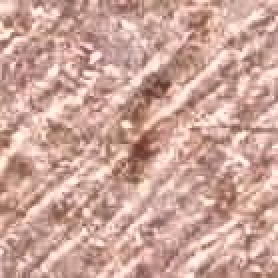
#> input picture my/clahe_opencv/Canny/images/1.jpg, 139 x 139 px (shown 2 times larger); its folder holds only this picture in this run
$ python scan.py --image images/1.jpg   (older library calls are emulated)
#> lines starting #> are read from the running program, lines starting #| are printed output that depends on the picture; after the words box and inside, x2 and y2 are one past the last pixel; in counts of white or black regions, pixels touching at a corner belong together
########################################
# FOR USAGE: RUN BELOW COMMAND         #
# python enhanced_scan.py -i images/m1.jpg #
########################################

import numpy as np
import argparse
import cv2
import imutils
import os
from pathlib import Path

# [52 lines left out: functions four_point_transform, order_points, not called in this run]

def create_directories():
    """Create necessary directories if they don't exist"""
    Path("images").mkdir(exist_ok=True)
    Path("output").mkdir(exist_ok=True)
    print("Created 'images' and 'output' directories")

def enhance_image_preprocessing(image):
    """Enhanced preprocessing for better edge detection"""
    # Convert to grayscale
    gray = cv2.cvtColor(image, cv2.COLOR_BGR2GRAY)

    # Apply bilateral filter to reduce noise while preserving edges
    gray = cv2.bilateralFilter(gray, 9, 75, 75)

    # Apply adaptive histogram equalization for better contrast
    clahe = cv2.createCLAHE(clipLimit=2.0, tileGridSize=(8,8))
    gray = clahe.apply(gray)

    # Gaussian blur
    gray = cv2.GaussianBlur(gray, (5, 5), 0)

    return gray

def find_document_contour(edged):
    """Find the document contour using multiple methods"""
    # Find contours
    cnts = cv2.findContours(edged.copy(), cv2.RETR_LIST, cv2.CHAIN_APPROX_SIMPLE)
    cnts = cnts[0] if imutils.is_cv2() else cnts[1]

    # Filter out invalid contours and sort by area
    valid_cnts = []
    for c in cnts:
        try:
            area = cv2.contourArea(c)
            if area > 1000:  # Filter out very small contours
                valid_cnts.append(c)
        except:
            continue

    if not valid_cnts:
        print("No valid contours found!")
        return None

    # Sort by area and take top 5
    valid_cnts = sorted(valid_cnts, key=cv2.contourArea, reverse=True)[:5]

    # Method 1: Look for 4-sided contours
    for c in valid_cnts:
        try:
            peri = cv2.arcLength(c, True)
            if peri == 0:
                continue
            approx = cv2.approxPolyDP(c, 0.02 * peri, True)

            if len(approx) == 4:
                return approx
        except:
            continue

    # Method 2: If no 4-sided contour found, try with different epsilon
    for c in valid_cnts:
        try:
            peri = cv2.arcLength(c, True)
            if peri == 0:
                continue
            for epsilon in [0.01, 0.015, 0.025, 0.03, 0.04, 0.05]:
                approx = cv2.approxPolyDP(c, epsilon * peri, True)
                if len(approx) == 4:
                    return approx
        except:
            continue

    # Method 3: If still no 4-sided contour, try to create one from the largest contour
    if valid_cnts:
        largest_contour = valid_cnts[0]
        try:
            # Get bounding rectangle and use its corners
            rect = cv2.minAreaRect(largest_contour)
            box = cv2.boxPoints(rect)
            box = np.int0(box)
            return box.reshape(-1, 1, 2)
        except:
            pass

    return None

def save_image(image, filename, folder="output"):
    """Save image to specified folder"""
    filepath = os.path.join(folder, filename)
    cv2.imwrite(filepath, image)
    print(f"Saved: {filepath}")

def process_single_image(image_path, show_steps=False):
    """Process a single image"""
    print(f"\n{'='*60}")
    print(f"Processing: {image_path}")
    print('='*60)

    # Load image
    image = cv2.imread(str(image_path))
    if image is None:
        print(f"Error: Could not load image '{image_path}'")
        return False

    # Get filename without extension for output naming
    base_name = image_path.stem

    # Compute the ratio of the old height to the new height
    ratio = image.shape[0] / 500.0
    orig = image.copy()
    image = imutils.resize(image, height=500)

    # Enhanced preprocessing
    gray = enhance_image_preprocessing(image)

    # Edge detection with multiple thresholds for better results
    edged1 = cv2.Canny(gray, 50, 150)
    edged2 = cv2.Canny(gray, 75, 200)
    edged3 = cv2.Canny(gray, 100, 250)

    # Combine edge maps
    edged = cv2.bitwise_or(edged1, edged2)
    edged = cv2.bitwise_or(edged, edged3)

    # Morphological operations to close gaps
    kernel = cv2.getStructuringElement(cv2.MORPH_RECT, (3, 3))
    edged = cv2.morphologyEx(edged, cv2.MORPH_CLOSE, kernel)

    print("✓ STEP 1: Edge Detection Complete")

    # Save edge detection result
    save_image(edged, f"{base_name}_01_edge_detection.jpg")

    if show_steps:
        cv2.imshow("Original", image)
        cv2.imshow("Edged", edged)
        cv2.waitKey(0)

    # Find document contour
    try:
        screenCnt = find_document_contour(edged)
    except Exception as e:
        print(f"Error finding contour: {e}")
        print("Trying alternative edge detection...")

        # Try simpler edge detection
        edged_simple = cv2.Canny(gray, 50, 200)
        save_image(edged_simple, f"{base_name}_01_edge_detection_simple.jpg")
        screenCnt = find_document_contour(edged_simple)

    if screenCnt is None:
        print("✗ Could not find document contour!")
        print("  Possible reasons:")
        print("  - Document edges are not clear enough")
        print("  - Background too similar to document")
        print("  - Document is not rectangular")
        print("  - Try with better lighting or different background")
        return False

    print("✓ STEP 2: Document Boundary Found")

    # Draw the contour on the image
    boundary_image = image.copy()
    cv2.drawContours(boundary_image, [screenCnt], -1, (0, 255, 0), 2)
    save_image(boundary_image, f"{base_name}_02_boundary_detection.jpg")

    if show_steps:
        cv2.imshow("Boundary", boundary_image)
        cv2.waitKey(0)

    # Apply perspective transform
    try:
        if len(screenCnt) == 4:
            # Scale the contour back to original image size
            screenCnt_scaled = screenCnt.reshape(4, 2) * ratio

            # Apply four point transform
            warped = four_point_transform(orig, screenCnt_scaled)

            # Convert to grayscale and apply threshold for clean document
            warped_gray = cv2.cvtColor(warped, cv2.COLOR_BGR2GRAY)
            warped_thresh = cv2.adaptiveThreshold(warped_gray, 255,
                                                cv2.ADAPTIVE_THRESH_GAUSSIAN_C,
                                                cv2.THRESH_BINARY, 11, 10)

            print("✓ STEP 3: Perspective Transform Applied")

            # Save results
            save_image(warped, f"{base_name}_03_scanned_color.jpg")
            save_image(warped_thresh, f"{base_name}_04_scanned_bw.jpg")

            if show_steps:
                cv2.imshow("Original", orig)
                cv2.imshow("Scanned Color", imutils.resize(warped, height=650))
                cv2.imshow("Scanned B&W", imutils.resize(warped_thresh, height=650))
                cv2.waitKey(0)

        else:
            print(f"⚠ Warning: Found {len(screenCnt)} points instead of 4. Saving boundary detection only.")
            print("  The detected contour might not be a perfect rectangle.")

    except Exception as e:
        print(f"✗ Error in perspective transform: {e}")
        print("  Saving boundary detection only.")
        return False

    print("✓ Processing completed successfully!")
    return True

def main():
    # Create directories
    create_directories()

    # Check if images folder has any files
    images_folder = Path("images")
    image_files = list(images_folder.glob("*.jpg")) + list(images_folder.glob("*.png")) + list(images_folder.glob("*.jpeg"))

    if not image_files:
        print("\n" + "="*60)
        print("NO IMAGES FOUND!")
        print("="*60)
        print("Please add image files to the 'images' folder first.")
        print("Supported formats: .jpg, .jpeg, .png")
        print("\nUsage:")
        print("  python scan.py                    # Process all images")
        print("  python scan.py -i images/file.jpg # Process single image")
        print("  python scan.py --show             # Process all with preview")
        print("="*60)
        return

    # Parse command line arguments
    ap = argparse.ArgumentParser(description="Enhanced Document Scanner")
    ap.add_argument("-i", "--image", required=False,
                    help="Path to specific image to be scanned")
    ap.add_argument("--show", action="store_true",
                    help="Show intermediate processing steps")
    args = vars(ap.parse_args())

    # Determine what to process
    if args["image"]:
        # Process single image
        image_path = Path(args["image"])
        if not image_path.exists():
            print(f"Error: Image file '{args['image']}' not found!")
            return

        success = process_single_image(image_path, args["show"])
#> in process_single_image, image is the input picture: shape (139, 139, 3); mean B, G, R 153.6, 164.8, 203.9
#> in enhance_image_preprocessing, `gray = cv2.cvtColor(image, cv2.COLOR_BGR2GRAY)`:
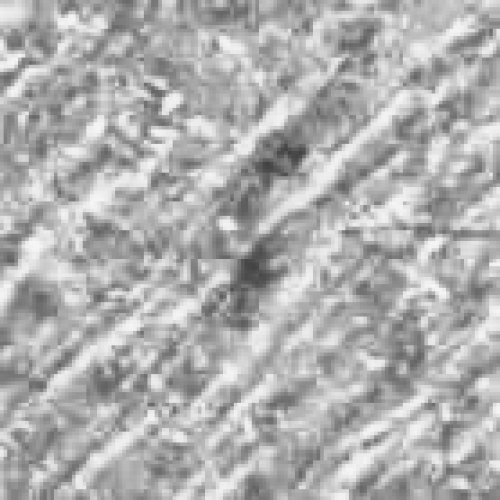
#> gray: shape (500, 500); min 65, max 247, mean 175.2
#> in enhance_image_preprocessing, `gray = clahe.apply(gray)`:
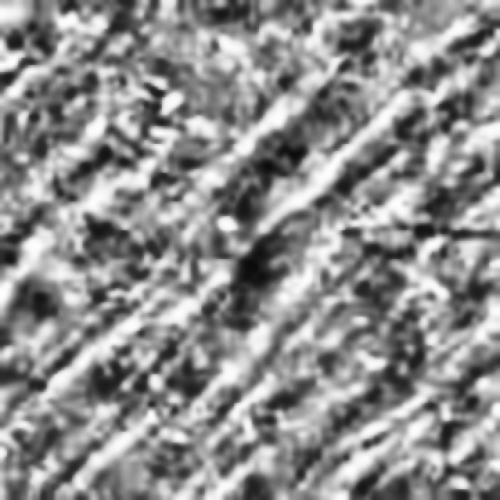
#> gray: shape (500, 500); min 10, max 254, mean 140.8
#> in process_single_image, `edged1 = cv2.Canny(gray, 50, 150)`:
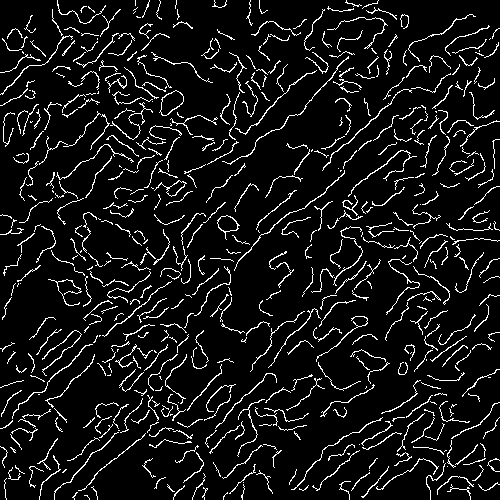
#> edged1: shape (500, 500); 8.1% white in thin lines or dots
#> in process_single_image, `edged2 = cv2.Canny(gray, 75, 200)`:
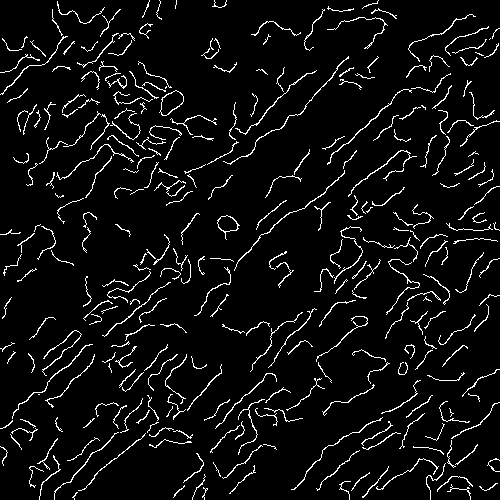
#> edged2: shape (500, 500); 5.7% white in thin lines or dots
#> in process_single_image, `edged3 = cv2.Canny(gray, 100, 250)`:
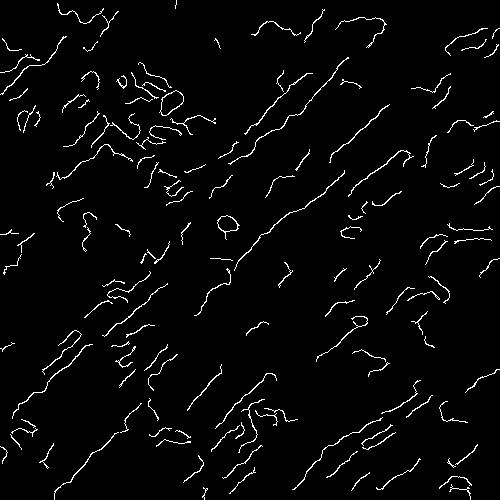
#> edged3: shape (500, 500); 3.1% white in thin lines or dots
#> in process_single_image, `edged = cv2.morphologyEx(edged, cv2.MORPH_CLOSE, kernel)`:
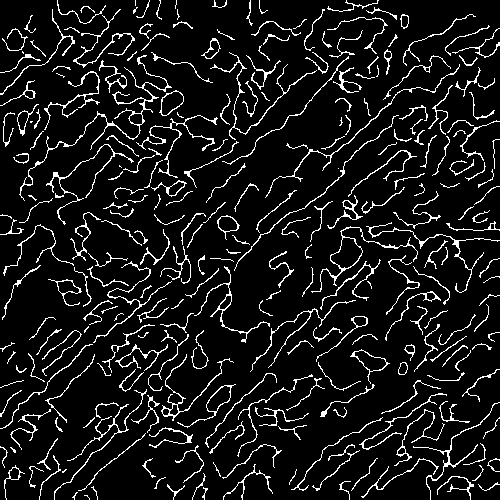
#> edged: shape (500, 500); 9.1% white in thin lines or dots
#> in find_document_contour, `cnts = cv2.findContours(edged.copy(), cv2.RETR_LIST, cv2.CHAIN_APPROX_..`: cnts = 302 contours, 158 with area under 20; largest, box (x1, y1, x2, y2) and area: (311, 226, 418, 293) 725, (330, 237, 363, 269) 600, (350, 349, 390, 384) 404, (19, 55, 172, 201) 402, (177, 384, 236, 428) 401
#> the loop in find_document_contour, `for c in cnts:` made 302 passes
#> area on passes 5, 9, 13: 21, 47.5, 97
#> after the loop in find_document_contour, `for c in cnts:`: valid_cnts = []
        if success:
            print(f"\n✓ Successfully processed: {image_path.name}")
        else:
            print(f"\n✗ Failed to process: {image_path.name}")

    else:
        # Process all images
        print(f"\n🚀 AUTO-PROCESSING MODE")
        print(f"Found {len(image_files)} image(s) in images folder:")
        for img in image_files:
            print(f"  📄 {img.name}")
        print()

        successful = 0
        failed = 0

        for image_file in image_files:
            success = process_single_image(image_file, args["show"])
            if success:
                successful += 1
            else:
                failed += 1

            if args["show"]:
                cv2.destroyAllWindows()

        # Summary
        print(f"\n{'='*60}")
        print(f"PROCESSING SUMMARY")
        print(f"{'='*60}")
        print(f"✓ Successfully processed: {successful} images")
        print(f"✗ Failed to process: {failed} images")
        print(f"📁 Total processed: {successful + failed} images")
        print(f"📂 Check 'output' folder for results!")
        print(f"{'='*60}")

    cv2.destroyAllWindows()
    cv2.destroyAllWindows()

if __name__ == "__main__":
    main()

$ run again, on my/clahe_opencv/Canny/images/16.jpg
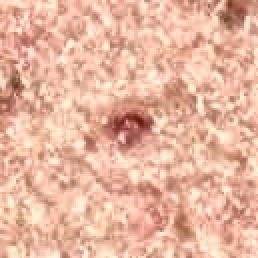
#> input picture my/clahe_opencv/Canny/images/16.jpg, 129 x 129 px (shown 2 times larger)
#> in process_single_image, image is the input picture: shape (129, 129, 3); mean B, G, R 159.2, 181.3, 231.3
#> image: shape (500, 500, 3)
#> in process_single_image, `edged1 = cv2.Canny(gray, 50, 150)`:
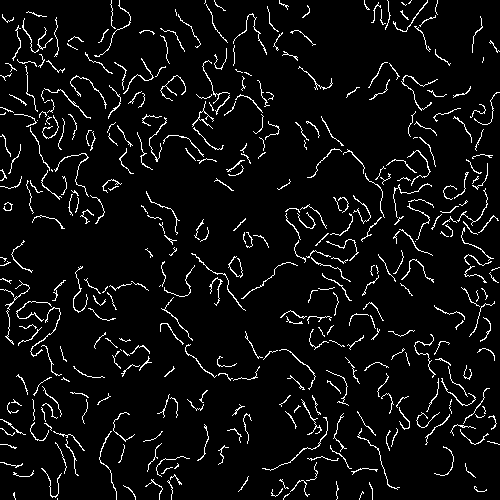
#> edged1: shape (500, 500); 5.4% white in thin lines or dots
#> edged2: shape (500, 500); 2.5% white in thin lines or dots
#> edged3: shape (500, 500); 0.97% white in thin lines or dots
#> in process_single_image, `edged = cv2.morphologyEx(edged, cv2.MORPH_CLOSE, kernel)`:
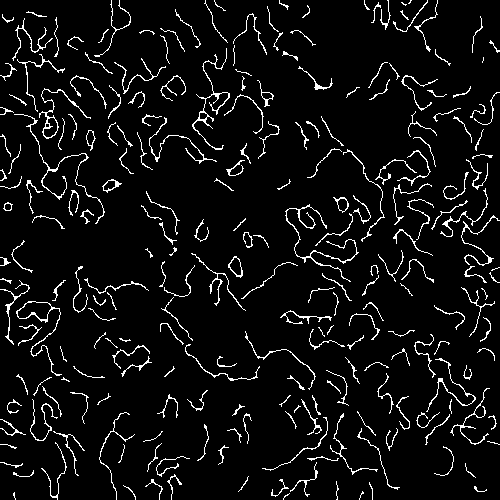
#> edged: shape (500, 500); 6% white in thin lines or dots
#> cnts = 251 contours, 164 with area under 20; largest, box (x1, y1, x2, y2) and area: (16, 301, 62, 376) 510, (17, 301, 52, 320) 420, (39, 88, 91, 139) 284, (43, 117, 58, 138) 182, (228, 256, 243, 278) 178
#> the loop in find_document_contour, `for c in cnts:` made 251 passes
#> area on passes 11, 14, 23: 21, 29, 26
#> after the loop in find_document_contour, `for c in cnts:`: valid_cnts = []

$ run again, on my/clahe_opencv/Canny/images/17.jpg
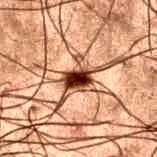
#> input picture my/clahe_opencv/Canny/images/17.jpg, 157 x 157 px
#> in process_single_image, image is the input picture: shape (157, 157, 3); mean B, G, R 125.9, 158.9, 215.8
#> image: shape (500, 500, 3)
#> in process_single_image, `edged1 = cv2.Canny(gray, 50, 150)`:
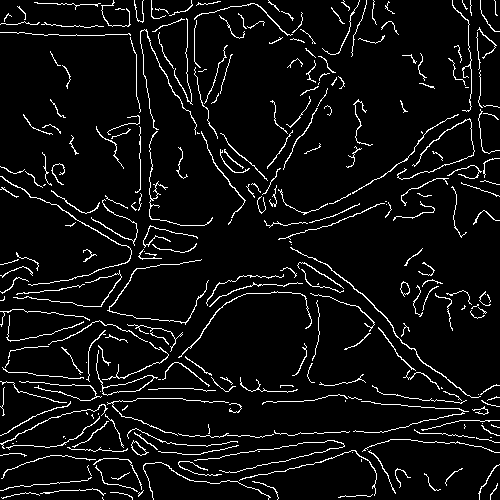
#> edged1: shape (500, 500); 6.1% white in thin lines or dots
#> edged2: shape (500, 500); 4.9% white in thin lines or dots
#> edged3: shape (500, 500); 4% white in thin lines or dots
#> edged: shape (500, 500); 6.6% white in thin lines or dots
#> cnts = 164 contours, 87 with area under 20; largest, box (x1, y1, x2, y2) and area: (0, 398, 350, 452) 2884, (3, 405, 106, 448) 1882, (0, 455, 144, 497) 1024, (96, 458, 142, 493) 960, (75, 420, 124, 452) 792
#> the loop in find_document_contour, `for c in cnts:` made 164 passes
#> area on passes 2, 11, 12: 24.5, 23, 960
#> after the loop in find_document_contour, `for c in cnts:`: valid_cnts = 3 contours; box (x1, y1, x2, y2) and area: (0, 398, 350, 452) 2884, (3, 405, 106, 448) 1882, (0, 455, 144, 497) 1024
#> the loop in find_document_contour, `for c in valid_cnts:` made 2 passes
#> peri on pass 1: 1325.6
#> screenCnt = [[105, 406], [60, 445], [3, 446], [51, 417]]
#> boundary_image: shape (500, 500, 3); mean B, G, R 125.6, 159.1, 215.2
#> screenCnt_scaled = [[32.97, 127.5], [18.84, 139.7], [0.942, 140], [16.01, 130.9]]
#> s = [160.5, 158.6, 141, 147]
#> diff = [94.51, 120.9, 139.1, 114.9]
#> rect = [[0.942, 140], [32.97, 127.5], [32.97, 127.5], [0.942, 140]]
#> tl = [0.942, 140]; tr = [32.97, 127.5]; bl = [0.942, 140]
#> widthA = 34.4
#> maxWidth = 34
#> heightA = 0
#> dst = [[0, 0], [33, 0], [33, -1], [0, -1]]
#> M = [[-3.98e-05, -0.000102, 0.0143], [0.00279, 0.00712, -1], [2.05e-05, 5.23e-05, -0.00735]]
#> in process_single_image, `warped_thresh = cv2.adaptiveThreshold(warped_gray, 255, cv2.ADAPTIVE_T..`:
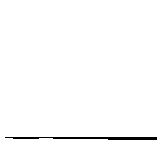
#> warped_thresh: shape (157, 157); 98.7% white; black in thin lines or dots, all inside (x1, y1, x2, y2) = (5, 137, 157, 140)

$ run again, on my/clahe_opencv/Canny/images/18.jpg
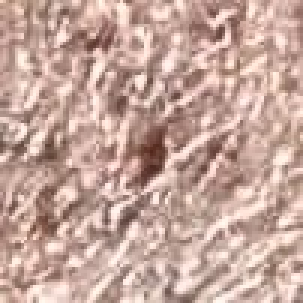
#> input picture my/clahe_opencv/Canny/images/18.jpg, 101 x 101 px (shown 3 times larger)
#> in process_single_image, image is the input picture: shape (101, 101, 3); mean B, G, R 155.1, 165.5, 196.2
#> image: shape (500, 500, 3)
#> in process_single_image, `edged1 = cv2.Canny(gray, 50, 150)`:
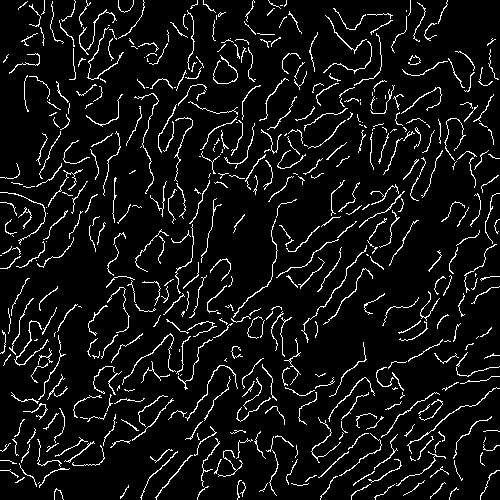
#> edged1: shape (500, 500); 7.1% white in thin lines or dots
#> edged2: shape (500, 500); 5.3% white in thin lines or dots
#> edged3: shape (500, 500); 3.4% white in thin lines or dots
#> in process_single_image, `edged = cv2.morphologyEx(edged, cv2.MORPH_CLOSE, kernel)`:
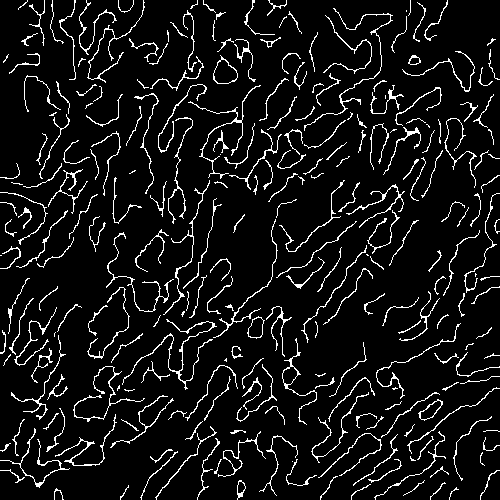
#> edged: shape (500, 500); 7.8% white in thin lines or dots
#> cnts = 267 contours, 158 with area under 20; largest, box (x1, y1, x2, y2) and area: (213, 55, 238, 84) 428, (213, 59, 238, 84) 398, (282, 338, 317, 425) 266, (247, 316, 265, 339) 244, (418, 399, 443, 421) 234
#> the loop in find_document_contour, `for c in cnts:` made 267 passes
#> area on passes 6, 8, 15: 71.5, 95, 23
#> after the loop in find_document_contour, `for c in cnts:`: valid_cnts = []
